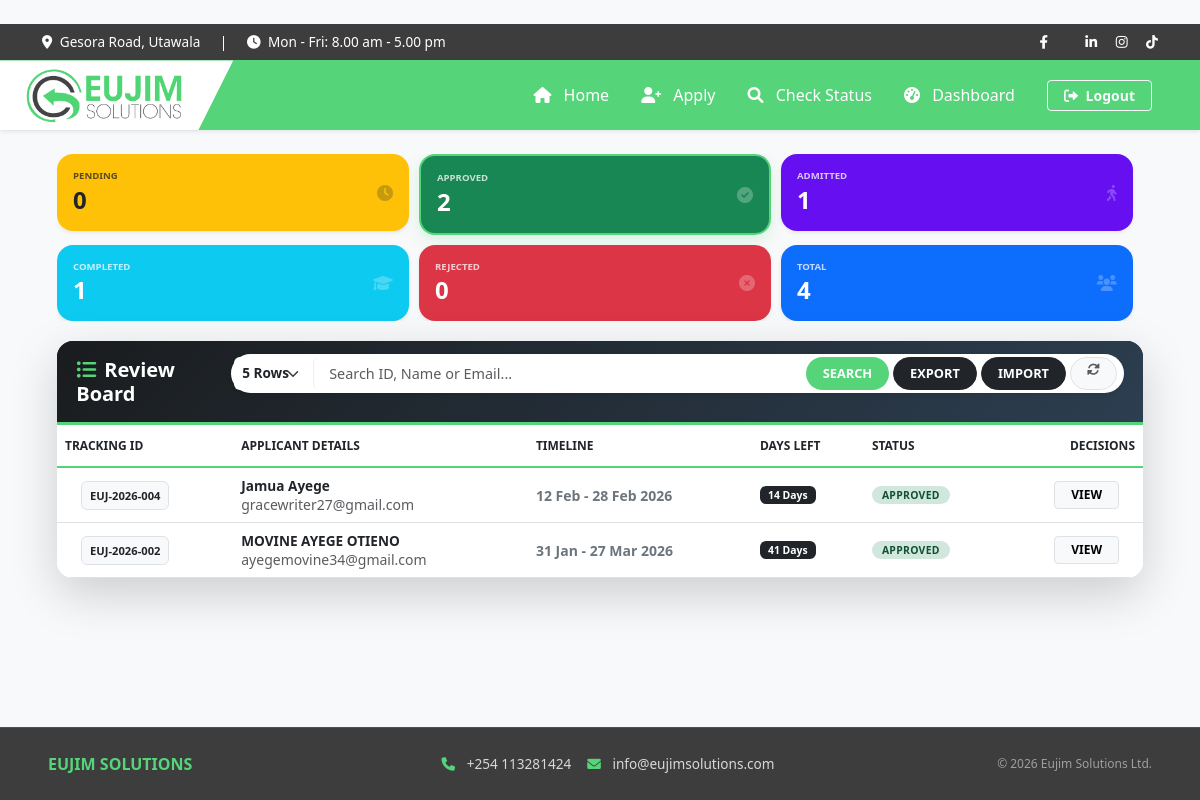
Before: /dashboard/?status=Approved&rows=5 (signed in) with the older database file.
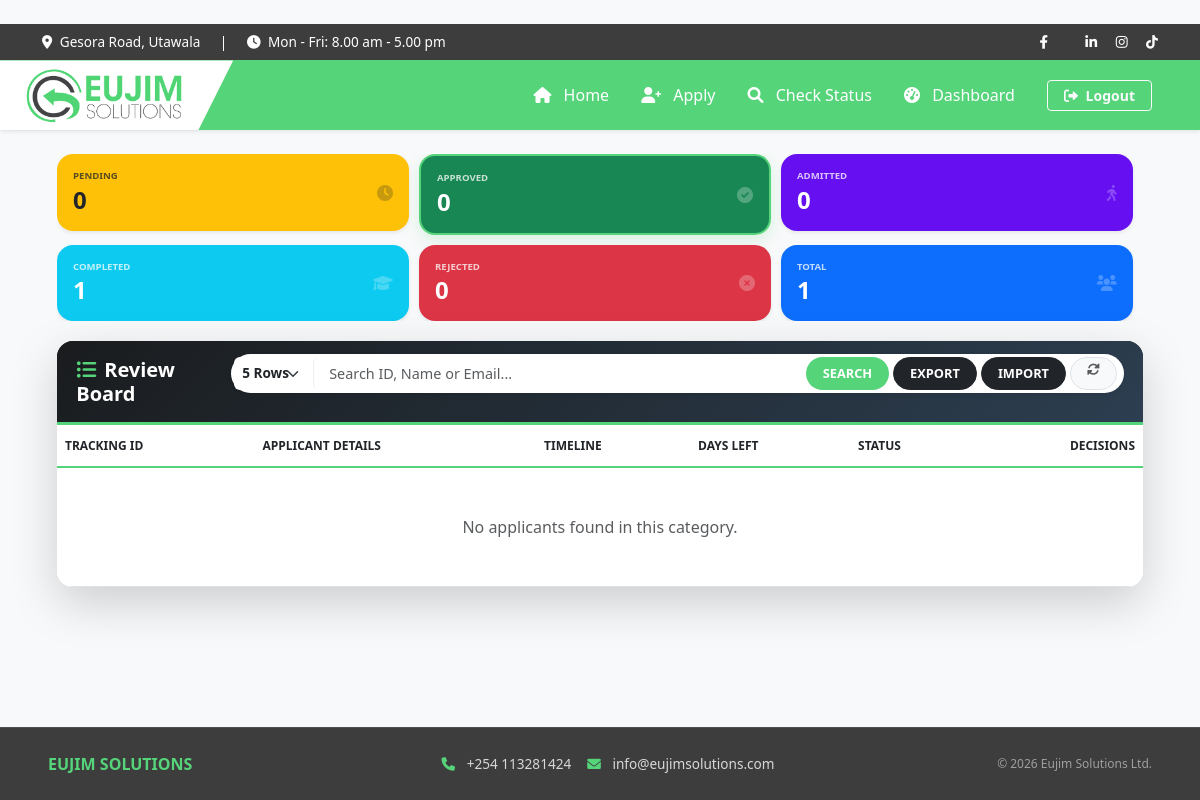
After: the same page with the newer database file.
### accounts/models.py (models this page shows, shortened)
class Attachee(models.Model):
    STATUS_CHOICES = [
        ('Pending', 'Pending'),
        ('Approved', 'Approved'),
        ('In-Progress', 'In-Progress'),
        ('Rejected', 'Rejected'),
        ('Completed', 'Completed'),
    ]
    first_name = models.CharField(max_length=100)
    last_name = models.CharField(max_length=100)
    national_id_number = models.CharField(max_length=20, unique=True)
    email = models.EmailField()
    phone = models.CharField(max_length=15)
    gender = models.CharField(max_length=10)
    institution = models.CharField(max_length=200)
    date_of_birth = models.DateField(null=True, blank=True)
    start_date = models.DateField()
    end_date = models.DateField()
    id_document = models.FileField(upload_to='documents/ids/')
    intro_letter = models.FileField(upload_to='documents/letters/')
    curriculum_vitae = models.FileField(upload_to='documents/cvs/')
    signed_contract = models.FileField(upload_to='contracts/signed/', null=True, blank=True)
    data_policy_consent = models.BooleanField(default=False)
    terms_consent = models.BooleanField(default=False)
    marketing_consent = models.BooleanField(default=False)
    status = models.CharField(max_length=20, choices=STATUS_CHOICES, default='Pending')
    admin_notes = models.TextField(blank=True, null=True, help_text="Internal notes regarding the application.")
    completion_date = models.DateField(null=True, blank=True)
    tracking_id = models.CharField(max_length=20, unique=True, editable=False)
    created_at = models.DateTimeField(auto_now_add=True)
    def days_remaining(self):
        if self.end_date:
            today = timezone.now().date()
            remaining = (self.end_date - today).days
            return max(0, remaining)
        return 0

### accounts/views.py (the view, shortened to what this page needs)
# urls.py: path('dashboard/', views.dashboard, name='dashboard'),
@user_passes_test(is_admin, login_url='home')
def dashboard(request):
    if request.GET.get('export') == 'true':
        return export_attachees(request)
    search_query = request.GET.get('q', '')
    status_filter = request.GET.get('status', 'Pending')
    try:
        rows_per_page = int(request.GET.get('rows', 5))
    except ValueError:
        rows_per_page = 5
    attachees_list = Attachee.objects.all().order_by('-created_at')
    if status_filter and status_filter != '':
        attachees_list = attachees_list.filter(status=status_filter)
    paginator = Paginator(attachees_list, rows_per_page)
    page_number = request.GET.get('page')
    attachees = paginator.get_page(page_number)
    return render(request, 'accounts/dashboard.html', {
        'attachees': attachees,
        'total': Attachee.objects.count(),
        'pending': Attachee.objects.filter(status='Pending').count(),
        'approved': Attachee.objects.filter(status='Approved').count(),
        'in_progress': Attachee.objects.filter(status='In-Progress').count(),
        'rejected': Attachee.objects.filter(status='Rejected').count(),
        'completed': Attachee.objects.filter(status='Completed').count(),
        'query': search_query,
        'status_filter': status_filter,
        'rows': rows_per_page,
    })

### accounts/templates/accounts/dashboard.html (shortened to what this page needs)
﻿{% extends "accounts/base.html" %}
{% block content %}
<div class="dashboard-full-width mt-3 animate__animated animate__fadeIn">
    <div class="stats-row">
        <div class="col-item">
            <a href="?status=Pending&rows={{ rows }}" class="text-decoration-none">
                <div class="card shadow-sm rounded-4 bg-warning text-dark p-3 glass-card {% if status_filter == 'Pending' %}filter-active{% endif %}">
                    <div class="d-flex justify-content-between align-items-center">
                        <div><h6 class="small fw-bold opacity-75 mb-1" style="font-size: 0.6rem;">PENDING</h6><h4 class="fw-bold mb-0">{{ pending }}</h4></div>
                        <i class="fas fa-clock opacity-25"></i>
                    </div>
                </div>
            </a>
        </div>
        <div class="col-item">
            <a href="?status=Approved&rows={{ rows }}" class="text-decoration-none">
                <div class="card shadow-sm rounded-4 bg-success text-white p-3 glass-card {% if status_filter == 'Approved' %}filter-active{% endif %}">
                    <div class="d-flex justify-content-between align-items-center">
                        <div><h6 class="small fw-bold opacity-75 mb-1" style="font-size: 0.6rem;">APPROVED</h6><h4 class="fw-bold mb-0">{{ approved }}</h4></div>
                        <i class="fas fa-check-circle opacity-25"></i>
                    </div>
                </div>
            </a>
        </div>
        <div class="col-item">
            <a href="?status=In-Progress&rows={{ rows }}" class="text-decoration-none">
                <div class="card shadow-sm rounded-4 p-3 glass-card text-white {% if status_filter == 'In-Progress' %}filter-active{% endif %}" style="background-color: #6610f2;">
                    <div class="d-flex justify-content-between align-items-center">
                        <div><h6 class="small fw-bold opacity-75 mb-1" style="font-size: 0.6rem;">ADMITTED</h6><h4 class="fw-bold mb-0">{{ in_progress }}</h4></div>
                        <i class="fas fa-walking opacity-25"></i>
                    </div>
                </div>
            </a>
        </div>
        <div class="col-item">
            <a href="?status=Completed&rows={{ rows }}" class="text-decoration-none">
                <div class="card shadow-sm rounded-4 bg-info text-white p-3 glass-card {% if status_filter == 'Completed' %}filter-active{% endif %}">
                    <div class="d-flex justify-content-between align-items-center">
                        <div><h6 class="small fw-bold opacity-75 mb-1" style="font-size: 0.6rem;">COMPLETED</h6><h4 class="fw-bold mb-0">{{ completed }}</h4></div>
                        <i class="fas fa-graduation-cap opacity-25"></i>
                    </div>
                </div>
            </a>
        </div>
        <div class="col-item">
            <a href="?status=Rejected&rows={{ rows }}" class="text-decoration-none">
                <div class="card shadow-sm rounded-4 bg-danger text-white p-3 glass-card {% if status_filter == 'Rejected' %}filter-active{% endif %}">
                    <div class="d-flex justify-content-between align-items-center">
                        <div><h6 class="small fw-bold opacity-75 mb-1" style="font-size: 0.6rem;">REJECTED</h6><h4 class="fw-bold mb-0">{{ rejected }}</h4></div>
                        <i class="fas fa-times-circle opacity-25"></i>
                    </div>
                </div>
            </a>
        </div>
        <div class="col-item">
            <a href="?status=&rows={{ rows }}" class="text-decoration-none">
                <div class="card shadow-sm rounded-4 bg-primary text-white p-3 glass-card {% if not status_filter %}filter-active{% endif %}">
                    <div class="d-flex justify-content-between align-items-center">
                        <div><h6 class="small fw-bold opacity-75 mb-1" style="font-size: 0.6rem;">TOTAL</h6><h4 class="fw-bold mb-0">{{ total }}</h4></div>
                        <i class="fas fa-users opacity-25"></i>
                    </div>
                </div>
            </a>
        </div>
    </div>
    <div class="card shadow-lg border-0 rounded-4 overflow-hidden mb-4">
        <div class="card-header premium-header d-flex flex-column flex-xl-row justify-content-between align-items-center gap-3">
            <h5 class="mb-0 fw-bold text-white"><i class="fas fa-list-ul me-2" style="color: #55D47A;"></i>Review Board</h5>
            <form method="GET" action="{% url 'dashboard' %}" class="w-100" style="max-width: 1000px;">
                <div class="search-input-group shadow-sm">
                    <select name="rows" class="form-select rows-select px-2" onchange="this.form.submit()">
                        <option value="5" {% if rows == '5' %}selected{% endif %}>5 Rows</option>
                    </select>
                    <input type="text" name="q" class="form-control search-input" placeholder="Search ID, Name or Email..." value="{{ query }}">
                    <div class="btn-action-group d-flex pe-1">
                        <button class="btn btn-search" type="submit">SEARCH</button>
                        <button type="submit" name="export" value="true" class="btn btn-dark">EXPORT</button>
                        <button type="button" class="btn btn-dark" onclick="document.getElementById('importInput').click()">IMPORT</button>
                        <a href="{% url 'dashboard' %}" class="btn btn-light border ms-1"><i class="fas fa-sync-alt text-muted"></i></a>
                    </div>
                </div>
            </form>
        </div>
        <div class="card-body p-0 bg-white">
            <div class="table-responsive">
                <table class="table table-hover align-middle mb-0">
                    <thead class="table-header-bg">
                        <tr>
                            <th class="ps-4">Tracking ID</th>
                            <th>Applicant Details</th>
                            <th>Timeline</th>
                            <th>Days Left</th>
                            <th>Status</th>
                            <th class="text-end pe-4">Decisions</th>
                        </tr>
                    </thead>
                    <tbody>
                        {% for a in attachees %}
                        <tr>
                            <td class="ps-4"><span class="badge bg-light text-dark border px-2 py-2 fw-bold" style="font-size: 0.7rem;">{{ a.tracking_id }}</span></td>
                            <td><div class="fw-bold text-dark" style="font-size: 0.85rem;">{{ a.first_name }} {{ a.last_name }}</div><div class="small text-muted">{{ a.email }}</div></td>
                            <td class="small fw-bold text-secondary">{{ a.start_date|date:"d M" }} - {{ a.end_date|date:"d M Y" }}</td>
                            <td><span class="badge {% if a.days_remaining < 7 %}bg-danger{% else %}bg-dark{% endif %} px-2 py-1" style="font-size: 0.65rem;">{{ a.days_remaining }} Days</span></td>
                            <td>
                                <span class="badge rounded-pill status-badge text-uppercase" style="
                                    {% if a.status == 'Approved' %}background-color: #d1e7dd; color: #0f5132;
                                    {% elif a.status == 'In-Progress' %}background-color: #e0cffc; color: #6610f2;
                                    {% elif a.status == 'Rejected' %}background-color: #f8d7da; color: #842029;
                                    {% elif a.status == 'Completed' %}background-color: #cfe2ff; color: #084298;
                                    {% else %}background-color: #fff3cd; color: #856404;{% endif %}">
                                    {{ a.status }}
                                </span>
                            </td>
                            <td class="text-end pe-4">
                                <button class="btn btn-sm btn-light border fw-bold px-3 py-1" style="font-size: 0.75rem;" onclick="openDetail({
                                    id: '{{ a.id }}',
                                    trackingId: '{{ a.tracking_id }}',
                                    firstName: '{{ a.first_name }}',
                                    lastName: '{{ a.last_name }}',
                                    idNum: '{{ a.national_id_number }}',
                                    email: '{{ a.email }}',
                                    phone: '{{ a.phone }}',
                                    institution: '{{ a.institution }}',
                                    startDate: '{{ a.start_date|date:'d M Y' }}',
                                    endDate: '{{ a.end_date|date:'d M Y' }}',
                                    status: '{{ a.status }}',
                                    notes: '{{ a.admin_notes|escapejs }}',
                                    idUrl: '{% if a.id_document %}{{ a.id_document.url }}{% endif %}',
                                    introUrl: '{% if a.intro_letter %}{{ a.intro_letter.url }}{% endif %}',
                                    cvUrl: '{% if a.curriculum_vitae %}{{ a.curriculum_vitae.url }}{% endif %}',
                                    contractUrl: '{% if a.signed_contract %}{{ a.signed_contract.url }}{% endif %}'
                                })">VIEW</button>
                            </td>
                        </tr>
                        {% empty %}
                        <tr><td colspan="6" class="text-center py-5 text-muted">No applicants found in this category.</td></tr>
                        {% endfor %}
                    </tbody>
                </table>
            </div>
        </div>
    </div>
</div>
{% endblock %}

Changed rows visible on the page:
removed Attachee: tracking_id "EUJ-2026-004", first_name "Jamua", last_name "Ayege", email "gracewriter27@gmail.com", start_date "12 Feb", end_date "28 Feb 2026", days_remaining "14", status "APPROVED"
removed Attachee: tracking_id "EUJ-2026-002", first_name "MOVINE AYEGE", last_name "OTIENO", email "ayegemovine34@gmail.com", start_date "31 Jan", end_date "27 Mar 2026", days_remaining "41", status "APPROVED"
Other visible differences:
{{ approved }}: "2" → "0"
{{ in_progress }}: "1" → "0"
{{ total }}: "4" → "1"
text now shown: "No applicants found in this category."
